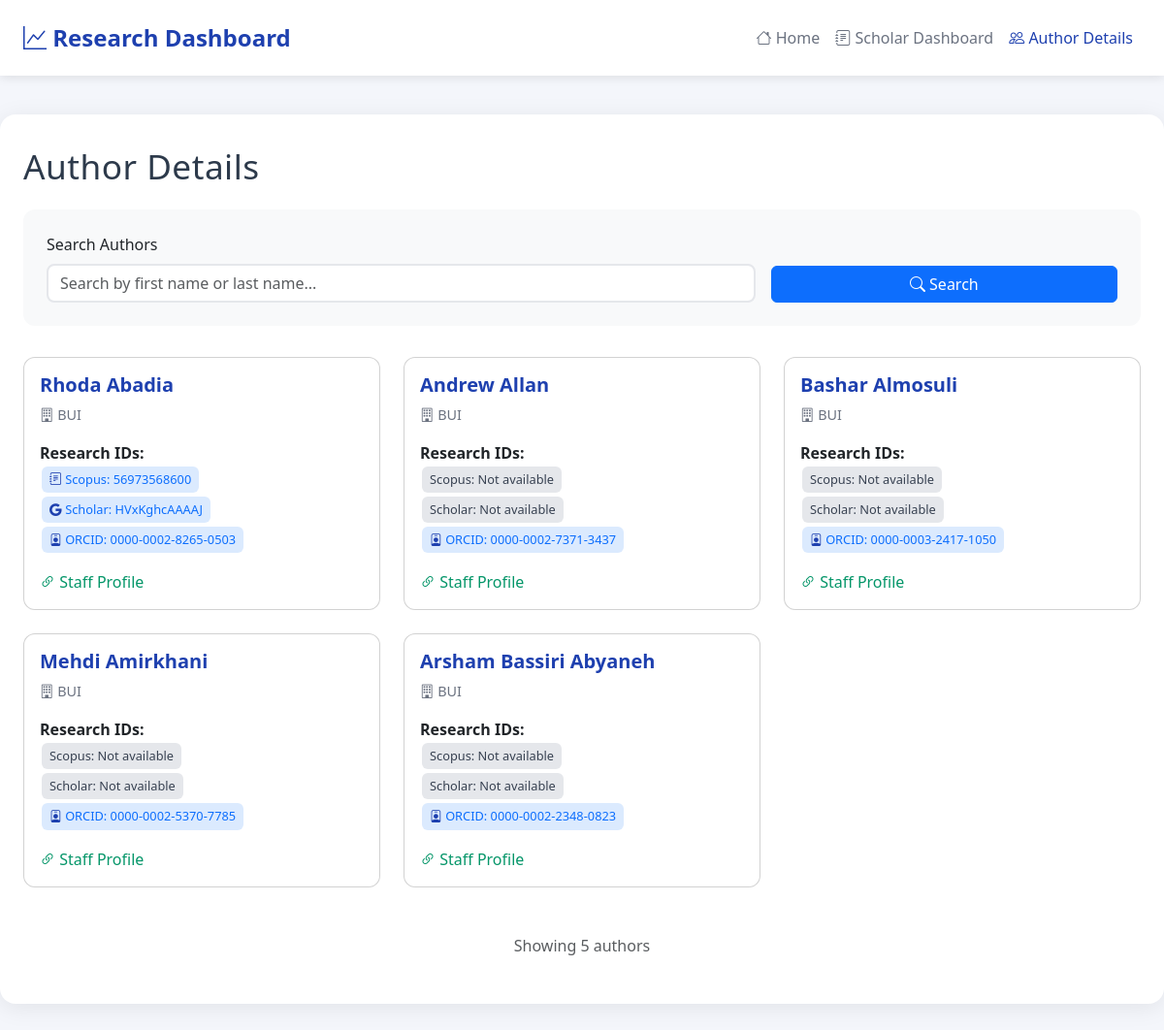
/authors/, run on an earlier commit of the app's database.
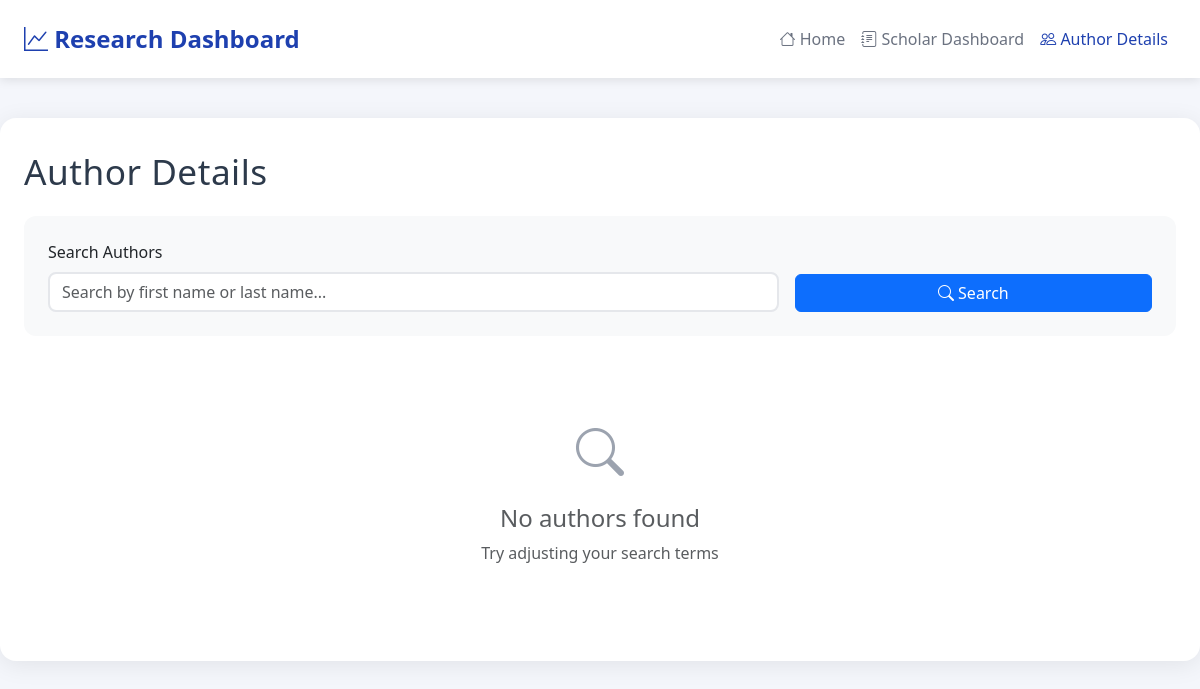
And on a later commit of the database.
### research/models.py (models this page shows, shortened)
class Author(models.Model):
    first_name = models.CharField(max_length=100)
    last_name = models.CharField(max_length=100)
    research_group = models.ForeignKey(ResearchGroup, on_delete=models.CASCADE)
    scopus_id = models.CharField(max_length=100, blank=True, null=True)
    scholar_id = models.CharField(max_length=100, blank=True, null=True)
    orcid_id = models.CharField(max_length=100, blank=True, null=True)
    staff_url = models.URLField(max_length=255)

class ResearchGroup(models.Model):
    name = models.CharField(max_length=255, unique=True)

### research/views.py (the view)
# urls.py: path('authors/', views.author_details, name='author_details'), #done
def author_details(request):
    search_query = request.GET.get('search', '')
    authors = Author.objects.select_related('research_group').all()
    if search_query:
        authors = authors.filter(
            Q(first_name__icontains=search_query) |
            Q(last_name__icontains=search_query)
        )
    context = {
        'authors': authors,
        'search_query': search_query,
    }
    return render(request, 'research/author_details.html', context)

### research/templates/research/author_details.html (shortened to what this page needs)
{% load static %}
<!DOCTYPE html>
<html lang="en">
<head>
    <link href="https://cdn.jsdelivr.net/npm/bootstrap@5.3.0/dist/css/bootstrap.min.css" rel="stylesheet">
    <link rel="stylesheet" href="https://cdn.jsdelivr.net/npm/bootstrap-icons@1.7.2/font/bootstrap-icons.css">
</head>
<body>
    <nav class="navbar navbar-expand-lg">
        <div class="container-fluid px-4">
            <a class="navbar-brand" href="{% url 'index' %}">
                <i class="bi bi-graph-up"></i> Research Dashboard
            </a>
            <div class="collapse navbar-collapse" id="navbarNav">
                <ul class="navbar-nav ms-auto">
                    <li class="nav-item">
                        <a class="nav-link" href="{% url 'index' %}">
                            <i class="bi bi-house"></i> Home
                        </a>
                    </li>
                    <li class="nav-item">
                        <a class="nav-link" href="{% url 'scholar_dashboard' %}">
                            <i class="bi bi-journal-text"></i> Scholar Dashboard
                        </a>
                    </li>
                    <li class="nav-item">
                        <a class="nav-link active" href="{% url 'author_details' %}">
                            <i class="bi bi-people"></i> Author Details
                        </a>
                    </li>
                </ul>
            </div>
        </div>
    </nav>
    <div class="container">
        <h1 class="mb-4">Author Details</h1>
        <div class="search-container">
            <form method="get" class="row g-3">
                <div class="col-md-8">
                    <label for="search" class="form-label">Search Authors</label>
                    <input type="text" class="form-control search-input" id="search" name="search"
                           value="{{ search_query }}" placeholder="Search by first name or last name...">
                </div>
                <div class="col-md-4 d-flex align-items-end">
                    <button type="submit" class="btn btn-primary w-100">
                        <i class="bi bi-search"></i> Search
                    </button>
                </div>
            </form>
        </div>
        <div class="row">
            {% for author in authors %}
            <div class="col-md-6 col-lg-4 mb-4">
                <div class="card author-card h-100">
                    <div class="card-body">
                        <h5 class="card-title author-name">{{ author.first_name }} {{ author.last_name }}</h5>
                        <p class="card-text research-group">
                            <i class="bi bi-building"></i> {{ author.research_group.name }}
                        </p>
                        <div class="mb-3">
                            <strong>Research IDs:</strong><br>
                            {% if author.scopus_id %}
                                <span class="id-badge has-value">
                                    <i class="bi bi-journal-text"></i>
                                    <a href="https://www.scopus.com/authid/detail.uri?authorId={{ author.scopus_id }}" target="_blank" class="text-decoration-none">
                                        Scopus: {{ author.scopus_id }}
                                    </a>
                                </span>
                            {% else %}
                                <span class="id-badge">Scopus: Not available</span>
                            {% endif %}
                            <br>
                            {% if author.scholar_id %}
                                <span class="id-badge has-value">
                                    <i class="bi bi-google"></i>
                                    <a href="https://scholar.google.com/citations?user={{ author.scholar_id }}" target="_blank" class="text-decoration-none">
                                        Scholar: {{ author.scholar_id }}
                                    </a>
                                </span>
                            {% else %}
                                <span class="id-badge">Scholar: Not available</span>
                            {% endif %}
                            <br>
                            {% if author.orcid_id %}
                                <span class="id-badge has-value">
                                    <i class="bi bi-person-badge"></i>
                                    <a href="https://orcid.org/{{ author.orcid_id }}" target="_blank" class="text-decoration-none">
                                        ORCID: {{ author.orcid_id }}
                                    </a>
                                </span>
                            {% else %}
                                <span class="id-badge">ORCID: Not available</span>
                            {% endif %}
                        </div>
                        {% if author.staff_url %}
                        <div class="mt-auto">
                            <a href="{{ author.staff_url }}" target="_blank" class="staff-link">
                                <i class="bi bi-link-45deg"></i> Staff Profile
                            </a>
                        </div>
                        {% endif %}
                    </div>
                </div>
            </div>
            {% empty %}
            <div class="col-12">
                <div class="text-center py-5">
                    <i class="bi bi-search" style="font-size: 3rem; color: #9ca3af;"></i>
                    <h4 class="mt-3 text-muted">No authors found</h4>
                    <p class="text-muted">Try adjusting your search terms</p>
                </div>
            </div>
            {% endfor %}
        </div>
        {% if authors %}
        <div class="mt-4 text-center">
            <p class="text-muted">Showing {{ authors|length }} author{{ authors|length|pluralize }}</p>
        </div>
        {% endif %}
    </div>
</body>
</html>

### research/templates/research/author_details.html (style rules this page uses)
body { background: #f4f6fb; font-family: 'Segoe UI', 'Roboto', Arial, sans-serif; }
.navbar { background: #fff; box-shadow: 0 2px 10px rgba(0,0,0,0.1); padding: 1rem 0; }
.navbar-brand { font-weight: 600; color: #1e40af !important; font-size: 1.5rem; }
.nav-link { color: #6b7280 !important; font-weight: 500; transition: color 0.2s; }
.nav-link:hover, .nav-link.active { color: #1e40af !important; }
.container { max-width: 1200px; margin: 40px auto; background: #fff; border-radius: 16px; box-shadow: 0 4px 24px rgba(0,0,0,0.08); padding: 32px 24px; }
h1 { color: #2d3a4b; margin-bottom: 32px; font-size: 2.2rem; letter-spacing: 0.5px; }
.search-container { background: #f8f9fa; border-radius: 12px; padding: 24px; margin-bottom: 32px; }
.search-input { border-radius: 8px; border: 2px solid #e5e7eb; }

What changed in the data, as far as the page shows it:
removed Author: first_name "Rhoda", last_name "Abadia", research_group.name "BUI", scopus_id "56973568600", scholar_id "HVxKghcAAAAJ", orcid_id "0000-0002-8265-0503"
removed Author: first_name "Andrew", last_name "Allan", research_group.name "BUI", scopus_id "Scopus: Not available", scholar_id "Scholar: Not available", orcid_id "0000-0002-7371-3437"
removed Author: first_name "Bashar", last_name "Almosuli", research_group.name "BUI", scopus_id "Scopus: Not available", scholar_id "Scholar: Not available", orcid_id "0000-0003-2417-1050"
removed Author: first_name "Mehdi", last_name "Amirkhani", research_group.name "BUI", scopus_id "Scopus: Not available", scholar_id "Scholar: Not available", orcid_id "0000-0002-5370-7785"
removed Author: first_name "Arsham", last_name "Bassiri Abyaneh", research_group.name "BUI", scopus_id "Scopus: Not available", scholar_id "Scholar: Not available", orcid_id "0000-0002-2348-0823"
Also different on the page:
{{ authors|length }}: "5" → (not shown)
text no longer shown: "Showing author"
text now shown: "No authors found Try adjusting your search terms"
